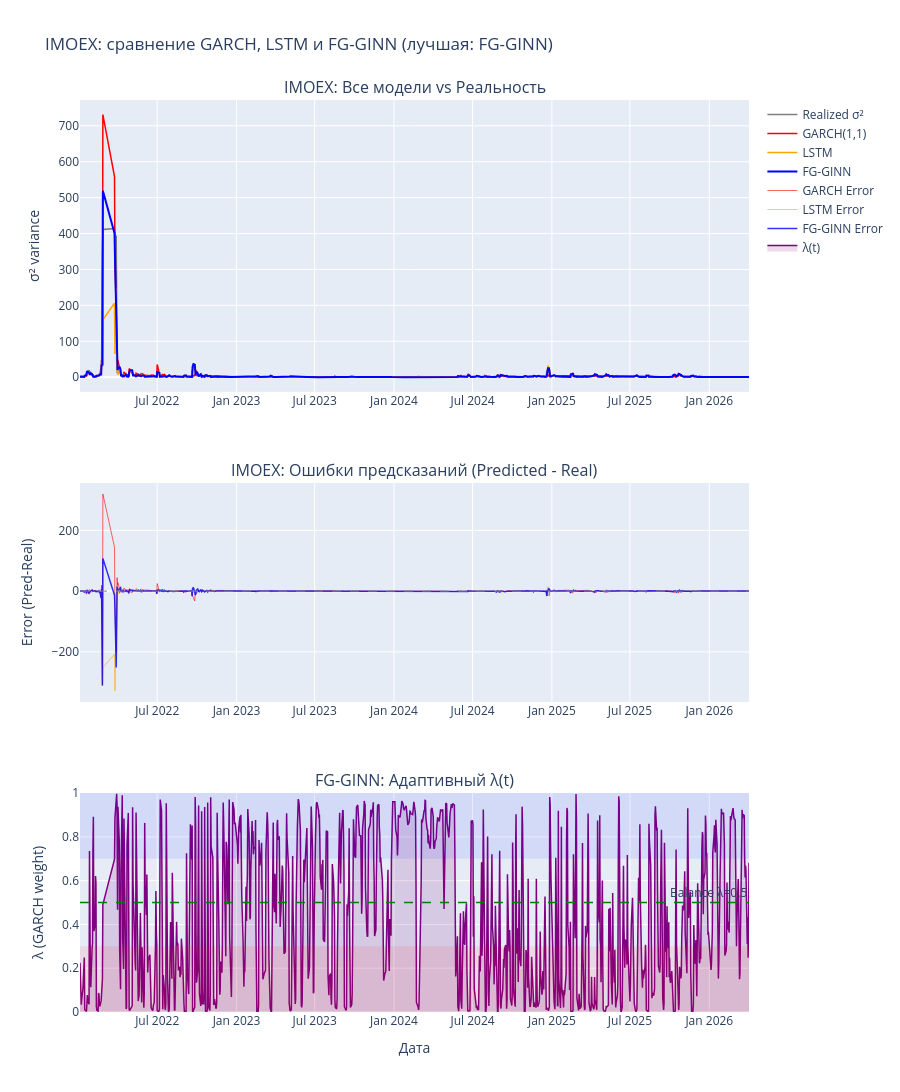

Write notebook code for a chart like this one.
### Code cell
fig = make_subplots(
    rows=3, cols=1,
    subplot_titles=(
        'IMOEX: Все модели vs Реальность',
        'IMOEX: Ошибки предсказаний (Predicted - Real)',
        'FG-GINN: Адаптивный λ(t)'
    ),
    vertical_spacing=0.1,
    row_heights=[0.4, 0.3, 0.3]
)

# --- Row 1: Все модели ---
fig.add_trace(
    go.Scatter(x=imoex_test_dates, y=y_test_real, name='Realized σ²',
               line=dict(color='black', width=1.5), opacity=0.5),
    row=1, col=1
)
fig.add_trace(
    go.Scatter(x=imoex_test_dates, y=garch_test_preds, name='GARCH(1,1)',
               line=dict(color='red', width=1.5)),
    row=1, col=1
)
fig.add_trace(
    go.Scatter(x=imoex_test_dates, y=lstm_preds, name='LSTM',
               line=dict(color='orange', width=1.5)),
    row=1, col=1
)
fig.add_trace(
    go.Scatter(x=imoex_test_dates, y=fgginn_preds, name='FG-GINN',
               line=dict(color='blue', width=2)),
    row=1, col=1
)

# --- Row 2: Ошибки ---
garch_errors = garch_test_preds - y_test_real
lstm_errors = lstm_preds - y_test_real
fgginn_errors = fgginn_preds - y_test_real

fig.add_trace(
    go.Scatter(x=imoex_test_dates, y=garch_errors, name='GARCH Error',
               line=dict(color='red', width=1), opacity=0.6),
    row=2, col=1
)
fig.add_trace(
    go.Scatter(x=imoex_test_dates, y=lstm_errors, name='LSTM Error',
               line=dict(color='orange', width=1), opacity=0.6),
    row=2, col=1
)
fig.add_trace(
    go.Scatter(x=imoex_test_dates, y=fgginn_errors, name='FG-GINN Error',
               line=dict(color='blue', width=1.5), opacity=0.8),
    row=2, col=1
)
fig.add_hline(y=0, line=dict(color='gray', dash='dash', width=1), row=2, col=1)

# --- Row 3: Lambda ---
fig.add_trace(
    go.Scatter(x=imoex_test_dates, y=fgginn_lambdas, name='λ(t)',
               line=dict(color='purple', width=1.5),
               fill='tozeroy', fillcolor='rgba(128,0,128,0.15)'),
    row=3, col=1
)
fig.add_hline(y=0.5, line=dict(color='green', dash='dash', width=1.5), 
              annotation_text="Balance λ=0.5", row=3, col=1)

# Зоны интерпретации
fig.add_hrect(y0=0, y1=0.3, fillcolor="red", opacity=0.08, line_width=0, row=3, col=1)
fig.add_hrect(y0=0.7, y1=1.0, fillcolor="blue", opacity=0.08, line_width=0, row=3, col=1)

# Оси
fig.update_yaxes(title_text="σ² variance", row=1, col=1)
fig.update_yaxes(title_text="Error (Pred-Real)", row=2, col=1)
fig.update_yaxes(title_text="λ (GARCH weight)", range=[0, 1], row=3, col=1)
fig.update_xaxes(title_text="Дата", row=3, col=1)

fig.update_layout(
    title=f'IMOEX: сравнение GARCH, LSTM и FG-GINN (лучшая: {best_r2_model})',
    height=1100,
    hovermode='x unified',
    showlegend=True
)
fig.show()

### Figure 1 — Plotly figure (JSON) as saved in the notebook; plotly's stock layout.template omitted (floating-point values rounded to 4 significant figures; data arrays with more than 128 entries replaced by an {"elided": "..."} marker saying what was removed)
{"data": [{"line": {"color": "black", "width": 1.5}, "name": "Realized σ²", "opacity": 0.5, "type": "scatter", "x": {"elided": "1062 str values"}, "xaxis": "x", "y": {"elided": "1062 float values"}, "yaxis": "y"}, {"line": {"color": "red", "width": 1.5}, "name": "GARCH(1,1)", "type": "scatter", "x": {"elided": "1062 str values"}, "xaxis": "x", "y": {"elided": "1062 float values"}, "yaxis": "y"}, {"line": {"color": "orange", "width": 1.5}, "name": "LSTM", "type": "scatter", "x": {"elided": "1062 str values"}, "xaxis": "x", "y": {"elided": "1062 float values"}, "yaxis": "y"}, {"line": {"color": "blue", "width": 2}, "name": "FG-GINN", "type": "scatter", "x": {"elided": "1062 str values"}, "xaxis": "x", "y": {"elided": "1062 float values"}, "yaxis": "y"}, {"line": {"color": "red", "width": 1}, "name": "GARCH Error", "opacity": 0.6, "type": "scatter", "x": {"elided": "1062 str values"}, "xaxis": "x2", "y": {"elided": "1062 float values"}, "yaxis": "y2"}, {"line": {"color": "orange", "width": 1}, "name": "LSTM Error", "opacity": 0.6, "type": "scatter", "x": {"elided": "1062 str values"}, "xaxis": "x2", "y": {"elided": "1062 float values"}, "yaxis": "y2"}, {"line": {"color": "blue", "width": 1.5}, "name": "FG-GINN Error", "opacity": 0.8, "type": "scatter", "x": {"elided": "1062 str values"}, "xaxis": "x2", "y": {"elided": "1062 float values"}, "yaxis": "y2"}, {"fill": "tozeroy", "fillcolor": "rgba(128,0,128,0.15)", "line": {"color": "purple", "width": 1.5}, "name": "λ(t)", "type": "scatter", "x": {"elided": "1062 str values"}, "xaxis": "x3", "y": {"elided": "1062 float values"}, "yaxis": "y3"}], "layout": {"annotations": [{"font": {"size": 16}, "showarrow": false, "text": "IMOEX: Все модели vs Реальность", "x": 0.5, "xanchor": "center", "xref": "paper", "y": 1, "yanchor": "bottom", "yref": "paper"}, {"font": {"size": 16}, "showarrow": false, "text": "IMOEX: Ошибки предсказаний (Predicted - Real)", "x": 0.5, "xanchor": "center", "xref": "paper", "y": 0.58, "yanchor": "bottom", "yref": "paper"}, {"font": {"size": 16}, "showarrow": false, "text": "FG-GINN: Адаптивный λ(t)", "x": 0.5, "xanchor": "center", "xref": "paper", "y": 0.24, "yanchor": "bottom", "yref": "paper"}, {"showarrow": false, "text": "Balance λ=0.5", "x": 1, "xanchor": "right", "xref": "x3 domain", "y": 0.5, "yanchor": "bottom", "yref": "y3"}], "height": 1100, "hovermode": "x unified", "shapes": [{"line": {"color": "gray", "dash": "dash", "width": 1}, "type": "line", "x0": 0, "x1": 1, "xref": "x2 domain", "y0": 0, "y1": 0, "yref": "y2"}, {"line": {"color": "green", "dash": "dash", "width": 1.5}, "type": "line", "x0": 0, "x1": 1, "xref": "x3 domain", "y0": 0.5, "y1": 0.5, "yref": "y3"}, {"fillcolor": "red", "line": {"width": 0}, "opacity": 0.08, "type": "rect", "x0": 0, "x1": 1, "xref": "x3 domain", "y0": 0, "y1": 0.3, "yref": "y3"}, {"fillcolor": "blue", "line": {"width": 0}, "opacity": 0.08, "type": "rect", "x0": 0, "x1": 1, "xref": "x3 domain", "y0": 0.7, "y1": 1, "yref": "y3"}], "showlegend": true, "title": {"text": "IMOEX: сравнение GARCH, LSTM и FG-GINN (лучшая: FG-GINN)"}, "xaxis": {"anchor": "y", "domain": [0, 1]}, "xaxis2": {"anchor": "y2", "domain": [0, 1]}, "xaxis3": {"anchor": "y3", "domain": [0, 1], "title": {"text": "Дата"}}, "yaxis": {"anchor": "x", "domain": [0.68, 1], "title": {"text": "σ² variance"}}, "yaxis2": {"anchor": "x2", "domain": [0.34, 0.58], "title": {"text": "Error (Pred-Real)"}}, "yaxis3": {"anchor": "x3", "domain": [0, 0.24], "range": [0, 1], "title": {"text": "λ (GARCH weight)"}}}}
